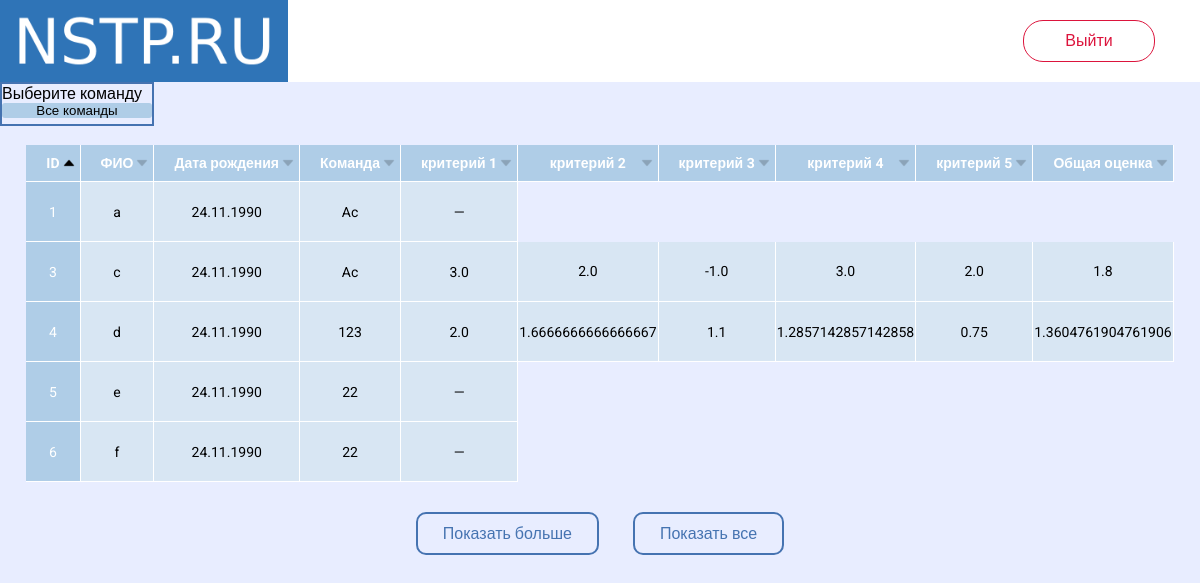
The app's page /admin_table/1/1 (signed in), older data.
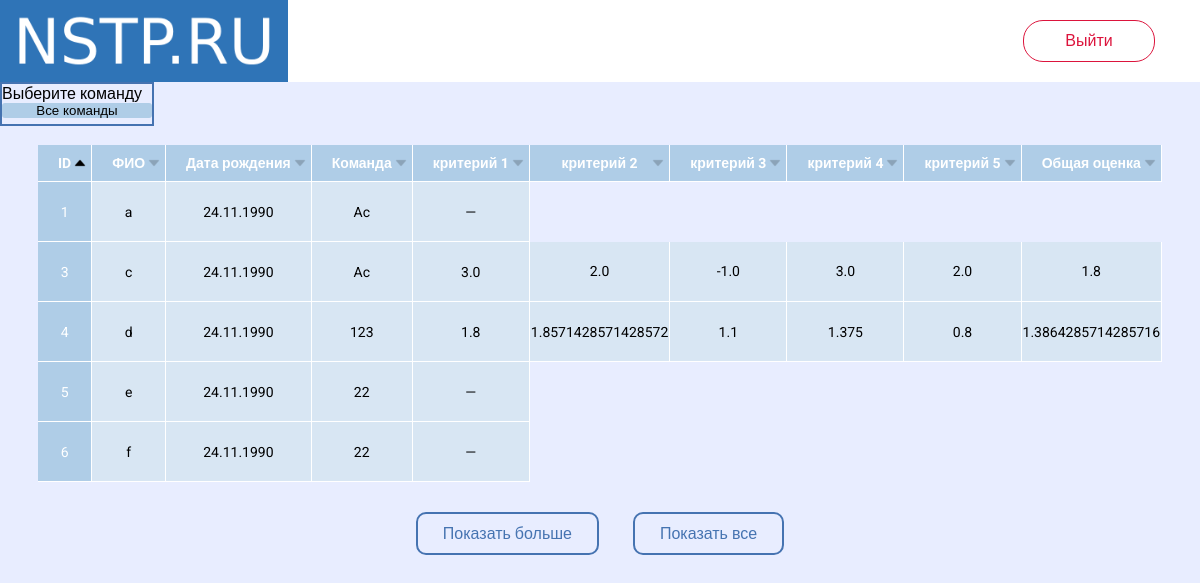
The same page, newer data.
### app/models.py (models this page shows, shortened)
class Parameter(db.Model):
    id = db.Column(db.Integer, primary_key=True, unique=True, autoincrement=True)
    name = db.Column(db.String(32))
    weight = db.Column(db.Float, default=1.0)
    project_number = db.Column(db.Integer, db.ForeignKey('project.number'))

class User(UserMixin, db.Model):
    project_id = db.Column(db.Integer)  # id в данном проете
    username = db.Column(db.String(64))
    email = db.Column(db.String(128), index=True, unique=True)
    birthday = db.Column(db.Date)
    team = db.Column(db.String(32))  # команда, класс иди что-то подобное
    place = db.Column(db.String(64))  # локация, регион или что-то подобное
    project_number = db.Column(db.Integer)  # номер проекта к которму относится
    id = db.Column(db.Integer, unique=True, primary_key=True, autoincrement=True)  # общий id
    password_hash = db.Column(db.String(128))
    grades = db.relationship('Grade', backref='user', lazy='dynamic')
    sum_grade_0 = db.Column(db.Float, default=0)
    sum_grade_1 = db.Column(db.Float, default=0)
    sum_grade_2 = db.Column(db.Float, default=0)
    sum_grade_3 = db.Column(db.Float, default=0)
    sum_grade_4 = db.Column(db.Float, default=0)
    sum_grade_all = db.Column(db.Float, default=0)

### app/main/routes.py (the view)
@bp.route('/admin_table/<project_number>/<admin_id>', methods=['GET', 'POST'])
@login_required
def admin_table(project_number, admin_id):
    admin = Admin.query.filter_by(id=admin_id).first()
    parameters = Parameter.query.filter_by(project_number=project_number).all()
    users = User.query.filter_by(project_number=project_number).order_by(User.id).limit(5)
    users_team = User.query.filter_by(project_number=project_number).all()
    teams = ['Все команды']
    for user in users_team:
        if user.team not in teams:
            teams.append(user.team)
    return render_template('admin_table.html', title='Table', admin=admin, teams=teams,
                           users=users, ParName=parameters, project_number=project_number)

### app/models.py (called while the page is built, shortened)
@login.user_loader
def load_user(id):
    if int(id) < 10000:
        return User.query.get(int(id))

### app/templates/admin_table.html (shortened to what this page needs)
{% extends "main_0.html" %}
{%  block app_content %}
    <link rel="stylesheet"  href="{{ url_for('static', filename='admin_table.css')}}">
    <div class="table-wrap">
        <div class="choice">
            <label for="teams">Выберите команду</label>
            <div class="wrapper_dropdown">
                <select name="teams" id="teams" class="select"
                        onchange="show_more(0, {{ project_number}}, this.value)">
                    {% for team in teams %}
                        <option value="{{ team }}">{{ team }}</option>
                    {% endfor %}
                </select>
            </div>
        </div>
        <br>
        <table class="table-sort">
            <thead>
            <tr>
                <th id="project_id" class="sort" data-order="0" onclick="sort(this.id,
                        {{ project_number }})">ID</th>
                <th id="username" class="sort" data-order="0"
                    onclick="sort(this.id, {{ project_number }})">ФИО</th>
                <th id="birthday" class="sort" data-order="0"
                    onclick="sort(this.id, {{ project_number }})">Дата рождения</th>
                <th id="team" class="sort" data-order="0"
                    onclick="sort(this.id, {{ project_number }})">Команда</th>
                {% set i = namespace(a=0) %}
                {% for parameter in ParName %}
                    <th id="sum_grade_{{ i.a }}" class="sort" data-order="0"
                        onclick="sort(this.id, {{ project_number }})">{{ parameter.name }}</th>
                    {% set i.a = i.a + 1 %}
                {% endfor %}
                <th id="sum_grade_all" data-order="0" class="sort"
                    onclick="sort(this.id, {{ project_number }})">Общая оценка</th>
            </tr>
            </thead>
            <tbody id="tbody" class="tbody-table">
            {% set i.a = 0 %}
            {% for user in users %}
                <tr id="number_str{{ i.a }}" onclick="location.href='{{ url_for(
                'main.user_grades_table', project_number=project_number, user_id=user.id) }}'">
                    <td id="id{{ i.a }}">
                        {% if user.project_id %}
                            {{ user.project_id }}
                        {% else %}
                            –
                        {% endif %}
                    </td>
                    <td id="username{{ i.a }}">
                        {% if user.username %}
                            {{ user.username }}
                        {% else %}
                            –
                        {% endif %}
                    </td>
                    <td id="birthday{{ i.a }}">
                        {% if user.birthday %}
                            {{ user.birthday.strftime('%d.%m.%Y') }}
                        {% else %}
                            –
                        {% endif %}
                    </td>
                    <td id="team{{ i.a }}">
                        {% if user.team %}
                            {{ user.team }}
                        {% else %}
                            –
                        {% endif %}
                    </td>
                    {% for j in range(10) %}
                        {% if user.__dict__['sum_grade_{}'.format(j)] %}
                            <td id="sum_grade_{{ j }}{{ i.a }}">
                                {% if user.__dict__['sum_grade_{}'.format(j)] == 0 %}
                                    —
                                {% else %}
                                    {{ user.__dict__['sum_grade_{}'.format(j)] }}
                                {% endif %}
                            </td>
                        {% endif %}
                    {% endfor %}
                    <td id="sum_grade_all{{ i.a }}">
                        {% if user.sum_grade_all == 0 %}
                            —
                        {% else %}
                            {{ user.sum_grade_all }}
                        {% endif %}
                    </td>
                </tr>
                {% set i.a = i.a + 1 %}
            {% endfor %}
            </tbody>
        </table>
    </div>
    <div class="show">
        <a id="show_more" class="show_btn" href="javascript:show_more(2, {{ project_number }})">
            Показать больше</a>
        <a id="show_all" class="show_btn" href="javascript:show_more(10000, {{ project_number }})">
            Показать все</a>
    </div>
{% endblock %}

### app/templates/main_0.html (shortened to what this page needs)
<html lang="ru">
<head>
    <link rel="stylesheet" href="{{ url_for('static', filename='main_0.css') }}">
</head>
<body id="body">
<div class="maket">
    <div class="shapka" >
        <img class="logo" src="{{ url_for('static', filename='logo_21.webp') }}" alt="" >
        {% if title != 'Авторизация' and title != 'Регистрация' and (auth or auth is not defined) %}
            <div class="exit">
                <a class="exit_button" href="{{ url_for('auth.logout') }}">
                    Выйти
                </a>
            </div>
        {% endif %}
    </div>
    {% block app_content %}{% endblock %}
</div>
</body>
</html>

### app/static/main_0.css (style rules this page uses)
@media screen and (min-width: 768px) { .logo { max-width: 300px; width: 24%; height: 15%; } }
* { -webkit-tap-highlight-color: rgba(0, 0, 0, 0); }
html { font-family: 'Roboto', sans-serif !important; }
body { justify-content: center; align-items: center; height: 100%; background-color: #e8edff; margin: 0; }
.maket { flex: 1 1 auto; display: flex; flex-flow: column; justify-content: space-between; }
.shapka { background-color: rgb(255, 255, 255); width: 100%; position: sticky; display: flex; justify-content: space-between; vertical-align: middle; align-items: center; height:15%; }
body { height:100%; }
.exit { margin-right: 25px; }
.exit_button { text-align: center; border-radius: 20px; color: crimson; }
.exit .exit_button { display: inline-block; width: 130px; height: 40px; line-height: 40px; margin: 20px; position: relative; overflow: hidden; border: 1px solid crimson; transition: color .25s; text-decoration: none; !important; }

### app/static/admin_table.css (style rules this page uses)
.table-wrap { overflow-x: auto; }
.table-sort { margin: auto; justify-content: space-around; vertical-align: middle; align-items: center; cursor: pointer; }
.tbody-table { height: 300px; }
table { font-family: 'Roboto', sans-serif; font-size: 14px; border-collapse: collapse; text-align: center; table-layout: fixed; }
th, td:first-child { background: #AFCDE7; color: white; padding: 10px 20px; margin: auto; }
th { transition: all 0.2s ease; cursor: pointer; border-style: solid; border-width: 0 1px 1px 0; border-color: white; }
td { border-style: solid; border-width: 0 1px 1px 0; border-color: white; background: #D8E6F3; margin: auto; }
th:first-child, td:first-child { text-align: center; }
th.sort, th.sort { position: relative; }
th.sort[data-order="0"]::after { content: url("arrowDown.png"); position: absolute; opacity: 0.2; right: 3px; transition: all 0.2s ease; transform: rotate(0deg); }
th.sort[data-order="1"]::after, th.sort[data-order="-1"]::after { transition: all 0.2s ease; position: absolute; right: 3px; opacity: 1; content: url("arrowDown.png"); }
th.sort[data-order="1"]::after { transform: rotate(180deg); }
.show_btn { margin: 10px 15px; text-decoration: none; padding: 10px 25px; font-family: 'Roboto', sans-serif; font-weight: 500; color: rgba(0, 64, 144, 0.7); background: transparent; outline: none !important; cursor: pointer; -webkit-transition: all 0.2s ease; transition: all 0.2s ease; position: relative; display: inline-block; border: 2px solid rgba(0, 64, 144, 0.7); border-radius: 10px; }
.show { text-align: center; margin: 20px auto; }
.show_btn:not(active) { box-shadow: 0 0 0 0; transform: scale(1); }
.choice { border: 2px solid rgba(0, 64, 144, 0.7); width: 150px; height: 40px; }
.select { width: 130px; margin: 0 auto; }
.wrapper_dropdown select { width: 150px; border-radius: 3px; appearance: none; -webkit-appearance: none; -moz-appearance: none; border:0; background-color: #AFCDE7; }
.select { text-align: center; }

Row changes from the older to the newer data that the page shows:
changed User (number 3 of 5 on the later page): sum_grade_0 2 → 1.8 (drawn); sum_grade_1 1.66667 → 1.85714 (drawn); sum_grade_3 1.28571 → 1.375 (drawn); sum_grade_4 0.75 → 0.8 (drawn); sum_grade_all "1.3604761904761906" → "1.3864285714285716"
Text that changed along with them:
new list line: "1.8"
new list line: "1.8571428571428572"
new list line: "1.375"
new list line: "0.8"
list line gone: "2.0"
list line gone: "1.6666666666666667"
list line gone: "1.2857142857142858"
list line gone: "0.75"
